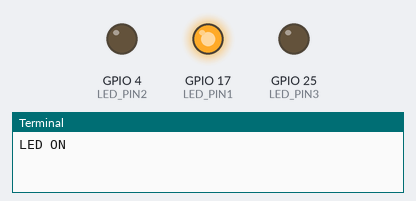
Recording of a program running on a simulated Raspberry Pi (BCM pin numbers). Shown: output pins drawn as LEDs (lit = HIGH), the last lines printed to the terminal. At 6.0 s the program stops and its outputs stay as they are.

Above: at 0.1 s.
At 2.1 s:
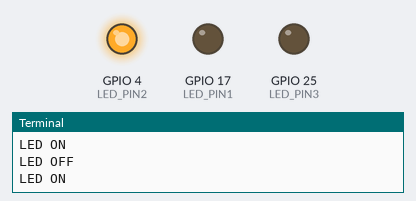
At 4.1 s:
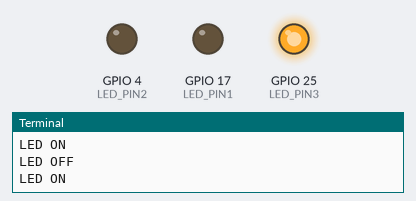
At 6.1 s:
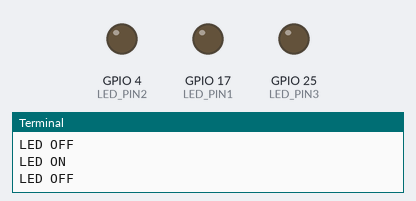
Timing chart, 0 to 7.5 s (numbered marks = the images above):
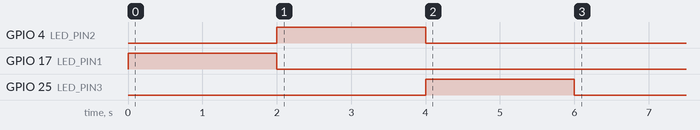

The program:

led_blink.py
```python
import RPi.GPIO as GPIO
import time

LED_PIN1 = 17
LED_PIN2 = 4
LED_PIN3 = 25
GPIO.setmode(GPIO.BCM)
GPIO.setup(LED_PIN1,GPIO.OUT)
GPIO.setup(LED_PIN2,GPIO.OUT)
GPIO.setup(LED_PIN3,GPIO.OUT)

for i in range(1):
    GPIO.output(LED_PIN1,GPIO.HIGH)
    print('LED ON')
    time.sleep(2)
    GPIO.output(LED_PIN1,GPIO.LOW)
    print('LED OFF')
    GPIO.output(LED_PIN2,GPIO.HIGH)
    print('LED ON')
    time.sleep(2)
    GPIO.output(LED_PIN2,GPIO.LOW)
    print('LED OFF')
    GPIO.output(LED_PIN3,GPIO.HIGH)
    print('LED ON')
    time.sleep(2)
    GPIO.output(LED_PIN3,GPIO.LOW)
    print('LED OFF')

GPIO.cleanup()
```

Measured:
- by itself, GPIO 4 (LED_PIN2): LOW → HIGH at 2.0 s, → LOW 2.0 s later
- by itself, GPIO 17 (LED_PIN1): LOW → HIGH at 0.00 s, → LOW 2.0 s later
- by itself, GPIO 25 (LED_PIN3): LOW → HIGH at 4.0 s, → LOW 2.0 s later
